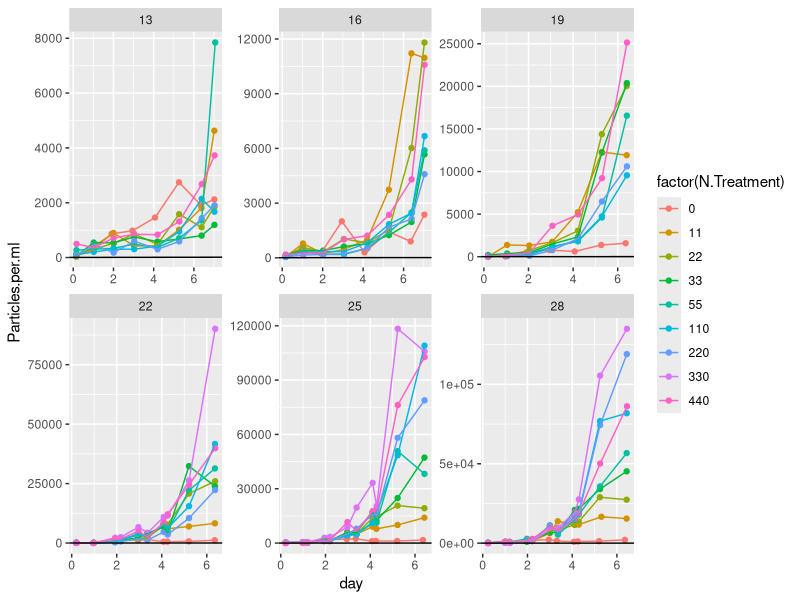
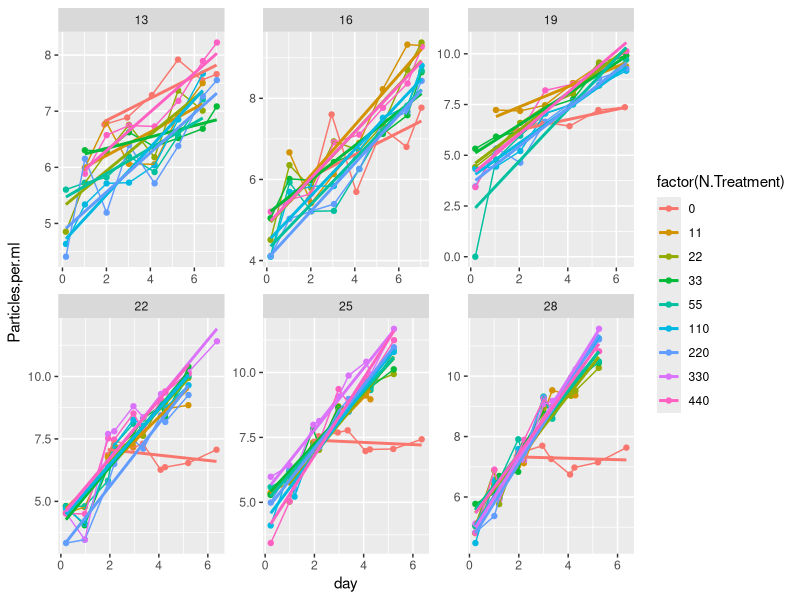
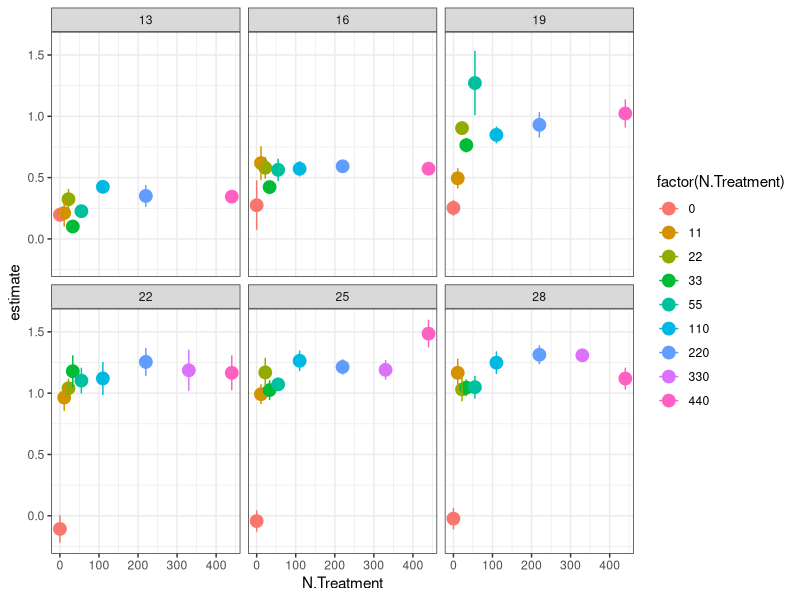

Here is the R script that generated these plots, in order: (Note: this script raises an error after producing the figures.)
library(tidyverse)
library(broom)
library(minpack.lm)
library(purrr)
library(stringr)

AC <- read_csv("data/monod_data/AC_15_08_17.csv")

#take raw data, add actual N concentrations
ACN<- AC %>% 	
  mutate(day = Hours.since.Innoc/24) %>% 
  mutate(N.Treatment = str_replace(N.Treatment, "1", "11")) %>%
  mutate(N.Treatment = str_replace(N.Treatment, "2", "22")) %>% 
  mutate(N.Treatment = str_replace(N.Treatment, "3", "33")) %>%
  mutate(N.Treatment = str_replace(N.Treatment, "4", "55")) %>%
  mutate(N.Treatment = str_replace(N.Treatment, "5", "110")) %>%
  mutate(N.Treatment = str_replace(N.Treatment, "6", "220")) %>%
  mutate(N.Treatment = str_replace(N.Treatment, "7", "330")) %>%
  mutate(N.Treatment = str_replace(N.Treatment, "8", "440")) %>%  
  mutate(N.Treatment = str_replace(N.Treatment, "1105", "55")) %>% 
  mutate(N.Treatment = as.numeric(N.Treatment))

#plot raw data 
ACN %>% 
  mutate(day = Hours.since.Innoc/24) %>% 
  #filter(Temperature==22 ) %>% 
  ggplot(data = ., aes(x = day, y = Particles.per.ml, color = factor(N.Treatment))) + geom_point() +
  facet_wrap( ~ Temperature, scales = "free") + geom_line() + geom_abline(slope = 1, intercept = 5)


#filter out data where K seems to have been reaACed beyond the variability expected by noise (quite arbitrary)
ACfiltered<- AC %>% 
  mutate(day = Hours.since.Innoc/24) %>% 
  filter(  Temperature == 13 & N.Treatment == 8 & day<8 & day>0.5|
           Temperature == 13 & N.Treatment == 7 & day<7|
           Temperature == 13 & N.Treatment == 6 & day<8| 
           Temperature == 13 & N.Treatment == 5 & day<7|
           Temperature == 13 & N.Treatment == 4 & day<7|
           Temperature == 13 & N.Treatment == 3 & day<8 & day>0.5|
           Temperature == 13 & N.Treatment == 2 & day<7|
           Temperature == 13 & N.Treatment == 1 & day<7 & day>0.5|
           Temperature == 13 & N.Treatment == 0 & day>1.5|
           Temperature == 16 & N.Treatment == 8 & day<8|
           Temperature == 16 & N.Treatment == 7 & day<8|
           Temperature == 16 & N.Treatment == 6 & day<8| 
           Temperature == 16 & N.Treatment == 5 & day<8|
           Temperature == 16 & N.Treatment == 4 & day<8|
           Temperature == 16 & N.Treatment == 3 & day<8|
           Temperature == 16 & N.Treatment == 2 & day<8|
           Temperature == 16 & N.Treatment == 1 & day<8 & day>0.5|
           Temperature == 16 & N.Treatment == 0 & day>1.5|
           Temperature == 19 & N.Treatment == 8 & day<8|
           Temperature == 19 & N.Treatment == 7 & day<8|
           Temperature == 19 & N.Treatment == 6 & day<8| 
           Temperature == 19 & N.Treatment == 5 & day<8|
           Temperature == 19 & N.Treatment == 4 & day<8|
           Temperature == 19 & N.Treatment == 3 & day<8 |
           Temperature == 19 & N.Treatment == 2 & day<8 |
           Temperature == 19 & N.Treatment == 1 & day<8 & day>0.5|
           Temperature == 19 & N.Treatment == 0 & day>1.5 |
           Temperature == 22 & N.Treatment == 8 & day<6 |
           Temperature == 22 & N.Treatment == 7 & day<8 |
           Temperature == 22 & N.Treatment == 6 & day<6 | 
           Temperature == 22 & N.Treatment == 5 & day<6 |
           Temperature == 22 & N.Treatment == 4 & day<5.5 |
           Temperature == 22 & N.Treatment == 3 & day<5.5 |
           Temperature == 22 & N.Treatment == 2 & day<5.5 & day>1.5|
           Temperature == 22 & N.Treatment == 1 & day<5.5 |
           Temperature == 22 & N.Treatment == 0 & day>1.5|
           Temperature == 25 & N.Treatment == 8 & day<6 |
           Temperature == 25 & N.Treatment == 7 & day<6 |
           Temperature == 25 & N.Treatment == 6 & day<6 | 
           Temperature == 25 & N.Treatment == 5 & day<6 |
           Temperature == 25 & N.Treatment == 4 & day<6 |
           Temperature == 25 & N.Treatment == 3 & day<6 |
           Temperature == 25 & N.Treatment == 2 & day<6 & day>0.5|
           Temperature == 25 & N.Treatment == 1 & day<4.5 |
           Temperature == 25 & N.Treatment == 0 & day>1.5|
           Temperature == 28 & N.Treatment == 8 & day<6 |
           Temperature == 28 & N.Treatment == 7 & day<6 |
           Temperature == 28 & N.Treatment == 6 & day<6 | 
           Temperature == 28 & N.Treatment == 5 & day<6 |
           Temperature == 28 & N.Treatment == 4 & day<6 |
           Temperature == 28 & N.Treatment == 3 & day<6 |
           Temperature == 28 & N.Treatment == 2 & day<6 |
           Temperature == 28 & N.Treatment == 1 & day<4.5 |
           Temperature == 28 & N.Treatment == 0 & day>1.5)


#take filtered data, add actual N concentrations, plot monod curves
ACfilteredN<- ACfiltered %>% 	
  mutate(N.Treatment = str_replace(N.Treatment, "1", "11")) %>%
  mutate(N.Treatment = str_replace(N.Treatment, "2", "22")) %>% 
  mutate(N.Treatment = str_replace(N.Treatment, "3", "33")) %>%
  mutate(N.Treatment = str_replace(N.Treatment, "4", "55")) %>%
  mutate(N.Treatment = str_replace(N.Treatment, "5", "110")) %>%
  mutate(N.Treatment = str_replace(N.Treatment, "6", "220")) %>%
  mutate(N.Treatment = str_replace(N.Treatment, "7", "330")) %>%
  mutate(N.Treatment = str_replace(N.Treatment, "8", "440")) %>%  
  mutate(N.Treatment = str_replace(N.Treatment, "1105", "55")) %>% 
  mutate(N.Treatment = as.numeric(N.Treatment))

#plot filtered data - linear model fits...
ACfilteredN %>% 
  #filter(day>0.5) %>% 
  mutate(Particles.per.ml = log(Particles.per.ml + 1)) %>% 
  ggplot(data = ., aes(x = day, y = Particles.per.ml, color = factor(N.Treatment))) + geom_point() +
  facet_wrap( ~ Temperature, scales = "free") + geom_line() + 
  geom_smooth(method=lm, se=FALSE) 


linear_r<-ACfilteredN %>% 
  mutate(Particles.per.ml = log(Particles.per.ml+1)) %>% 
  #filter(day>0.5) %>% 
  group_by(N.Treatment, Temperature) %>% 
  do(tidy(lm(Particles.per.ml ~ day, data=.))) 


#plot monod curves with error
linear_r %>% 
  filter(term=="day") %>% 
  ggplot(aes(x = N.Treatment, y = estimate, color = factor(N.Treatment))) + geom_point(size = 4) +
  theme_bw() + facet_wrap( ~ Temperature) + 
  geom_errorbar(aes(ymin=estimate-std.error, ymax=estimate+std.error), width=.2)

write_csv(linear_r, "data-processed/AC_r_lm.csv")
ggsave("figures/AC_monod_curves.png")

#plot linear fit over raw data
linear_r_aug<- ACfilteredN %>% 
  mutate(Particles.per.ml = log(Particles.per.ml+1)) %>% 
  #filter(day>0.5) %>% 
  group_by(N.Treatment, Temperature) %>% 
  do(augment(lm(Particles.per.ml ~ day, data=.))) 

ACN %>% 
  mutate(Particles.per.ml = log(Particles.per.ml+1)) %>% 
  #filter(N.Treatment==440) %>% 
  ggplot(data = ., aes(x = day, y = Particles.per.ml, color = factor(N.Treatment))) + 
  geom_point() +
  facet_wrap( ~ Temperature, scales = "free") + geom_line() + 
  #geom_line(data=subset(linear_r_aug, linear_r_aug$N.Treatment==440), aes(x=day, y=.fitted, colour=factor(N.Treatment)))
  geom_line(data=linear_r_aug, aes(x=day, y=.fitted, colour=factor(N.Treatment)))

ggsave("figures/AC_linear_R_fits.png")

#fitting monod curve -------
AC_r_lm<-read_csv("data-processed/AC_r_lm.csv") #read in the data

AC_ks_umax<-AC_r_lm %>%
  filter(N.Treatment!=0) %>%
  filter(term=="day") %>% 
  group_by(Temperature) %>% 
  mutate(r_estimate=estimate) %>% 
  do(tidy(nls(r_estimate ~ umax* (N.Treatment / (ks+ N.Treatment)),
              data= .,  start=list(ks = 0.001, umax = 0.01), algorithm="port", lower=list(c=0, d=0),
              control = nls.control(maxiter=100, minFactor=1/204800000))))
write_csv(AC_ks_umax, "data-processed/AC_ks_umax.csv")

AC_ks_umax_fitted<-AC_r_lm %>%
  filter(N.Treatment!=0) %>%
  filter(term=="day") %>% 
  group_by(Temperature) %>% 
  mutate(r_estimate=estimate) %>% 
  do(augment(nls(r_estimate ~ umax* (N.Treatment / (ks+ N.Treatment)),
                 data= .,  start=list(ks = 0.001, umax = 0.01), algorithm="port", lower=list(c=0, d=0),
                 control = nls.control(maxiter=100, minFactor=1/204800000))))

#plot monod curves with fitted line
linear_r %>% 
  filter(term=="day") %>% 
  filter(N.Treatment!=0) %>%
  ggplot(aes(x = N.Treatment, y = estimate, color = factor(N.Treatment))) + geom_point(size = 4) +
  theme_bw() + facet_wrap( ~ Temperature) + 
  geom_errorbar(aes(ymin=estimate-std.error, ymax=estimate+std.error), width=.2) + 
  geom_line(data=AC_ks_umax_fitted, aes(x=N.Treatment, y=.fitted), color=1) 


#stat_function(fun = function(x) test$umax[3]*(x / (test$ks[3]+ x)))
#joey please help me draw line from a dataframe that parse out over plots by temperature

AC_ks_umax %>%
  filter(term=="umax") %>%
  ggplot(aes(x = Temperature, y = estimate)) + geom_point(size = 2) +
  geom_errorbar(aes(ymin=estimate-std.error, ymax=estimate+std.error), width=.2)

AC_ks_umax %>%
  filter(term=="ks") %>%
  ggplot(aes(x = Temperature, y = estimate)) + geom_point(size = 4) +
  geom_errorbar(aes(ymin=estimate-std.error, ymax=estimate+std.error), width=.2)


# plot R-star ------------
#R* = mKs / umax - m
#
#set m at 0.1
AC_umax<- AC_ks_umax %>%
  filter(term=="umax") 
AC_ks<- AC_ks_umax %>%
  filter(term=="ks") 
m<-rep(0.1, 6)
AC_umax$rstar<-m * AC_ks$estimate / (AC_umax$estimate - m)
AC_umax %>%
  ggplot(aes(x = Temperature, y = rstar)) + geom_point(size = 4) 

#next redo this by pulling 1000 iterations from umax and k estimates with norm dist with se
#write a function to draw random numbers with a boundary of 0:
rtnorm <- function(n, mean, sd, a = -Inf, b = Inf){
  qnorm(runif(n, pnorm(a, mean, sd), pnorm(b, mean, sd)), mean, sd)
}

AC_rstar_norm_summ<-data.frame(median=1:6, lci=1:6, uci=1:6, Temperature=AC_ks$Temperature)
for(i in 1:length(TT_umax$estimate)){
  rstar_norm<-(rtnorm(n=100, mean=AC_ks$estimate[i], sd=AC_ks$std.error[i], a=0, b=Inf)*m)/
    (rnorm(100, mean=AC_umax$estimate[i], sd=AC_umax$std.error[i])-m)
  AC_rstar_norm_summ[i,c(1:3)]<-quantile(rstar_norm, c(0.5, 0.05, 0.95))
}
write_csv(AC_rstar_norm_summ, "data-processed/AC_rstar.csv")

with(AC_rstar_norm_summ, plot(median~Temperature, ylim=c(0, max(uci)*1.2), ylab="R star, uM", las=1))
with(AC_rstar_norm_summ, segments(Temperature, lci, 
                                  Temperature, uci))
#

#
#
#
#
#
# previous coding working in non-logged data, fitting exponential curve

ACfilteredN %>% 
  group_by(Temperature, N.Treatment) %>% 
  do(tidy(nls(Particles.per.ml ~ 75 * (1+a)^(Hours.since.Innoc),
              data= .,  start=list(a=0.01),
              control = nls.control(maxiter=100, minFactor=1/204800000)))) %>% 
  ungroup() %>% 
  ggplot(aes(x = N.Treatment, y = estimate, color = factor(N.Treatment))) + geom_point(size = 4) +
  geom_line() + theme_bw() + facet_wrap( ~ Temperature) + 
  geom_errorbar(aes(ymin=estimate-std.error, ymax=estimate+std.error), width=.1) 
ggsave("figures/AC_monod_curves.png")

AC_r <- ACfilteredN %>% 
  group_by(Temperature, N.Treatment) %>% 
  do(tidy(nls(Particles.per.ml ~ 75 * (1+a)^(Hours.since.Innoc),
              data= .,  start=list(a=0.01),
              control = nls.control(maxiter=100, minFactor=1/204800000)))) 

write_ACv(AC_r, "data-processed/fitted_r_AC_from_2015.ACv")


ACfilteredN %>% 
  group_by(Temperature, N.Treatment) %>% 
  do(tidy(nls(Particles.per.ml ~ 75 * (1+a)^(Hours.since.Innoc),
              data= .,  start=list(a=0.01),
              control = nls.control(maxiter=100, minFactor=1/204800000)))) %>% 
  ggplot(aes(x = Temperature, y = estimate, color = factor(Temperature))) + geom_point(size = 1) +
  geom_line() + theme_bw() + facet_wrap( ~ N.Treatment) + 
  geom_errorbar(aes(ymin=estimate-std.error, ymax=estimate+std.error), width=.1) 
ggsave("figures/AC_TPC_by_nitrate_curves.png")



#set up the bootstrapping
for (j in c(13, 16, 19, 22, 25, 28)){
  for (k in c(0, 11, 22, 33, 55, 110, 220, 440)){
    test<-subset(ACfilteredN, ACfilteredN$Temperature==j & ACfilteredN$N.Treatment==k)
    boot_r<-1:100
    for(i in 1:100){
      mod<-sample_n(test, length(test$day)-1) %>% #take a sample of 1 - total # of days
        do(tidy(nls(Particles.per.ml ~ 75 * (1+a)^(Hours.since.Innoc),
                    data= .,  start=list(a=0.01),
                    control = nls.control(maxiter=100, minFactor=1/204800000))))
      boot_r[i]<-mod$estimate
      name<-data.frame(a=boot_r, Temperature=test$Temperature[1], N.Treatment=test$N.Treatment[1], run=1:100)
      assign(paste("ACboot_r_unique", test$Temperature[1], test$N.Treatment[1], sep ="_"), name)
    }
  }
}

# bind all of the objects that start with boot_r_unique_!
AC_unique_boots<-do.call("rbind", mget(ls(pattern="ACboot_r_unique")))
dim(AC_unique_boots)

#plot the bootstrapped data - monod
AC_unique_boots %>% 
  group_by(Temperature, N.Treatment) %>% 
  ggplot(aes(x = N.Treatment, y = a, color = factor(N.Treatment))) + geom_point(size = 2) +
  geom_line() + theme_bw() + facet_wrap( ~ Temperature) + 
  stat_summary(mapping = aes(x = N.Treatment, y = a),
               fun.ymin = function(z) { quantile(z,0.05) },
               fun.ymax = function(z) { quantile(z,0.95) },
               fun.y = median, pch=1, size = 0.5, colour="black")
ggsave("figures/AC_monod_bootstrap.png")

#fit monod curve to each bootstrap
AC_ks_umax_boot<-AC_unique_boots %>%
  filter(N.Treatment!=0) %>%
  group_by(Temperature, run) %>% 
  mutate(r_estimate=a) %>% 
  do(tidy(nls(r_estimate ~ umax* (N.Treatment / (ks+ N.Treatment)),
              data= .,  start=list(ks = 1, umax = 1), algorithm="port", lower=list(c=0, d=0),
              control = nls.control(maxiter=500, minFactor=1/204800000))))
write_csv(AC_ks_umax_boot, "data-processed/AC_ks_umax_boot.csv")


#plot monod curves with fitted line
AC_ks_umax_fitted<-AC_unique_boots %>%
  filter(N.Treatment!=0) %>%
  group_by(Temperature, run) %>% 
  mutate(r_estimate=a) %>% 
  do(augment(nls(r_estimate ~ umax* (N.Treatment / (ks+ N.Treatment)),
                 data= .,  start=list(ks = 1, umax = 1), algorithm="port", lower=list(c=0, d=0),
                 control = nls.control(maxiter=100, minFactor=1/204800000))))

AC_unique_boots %>% 
  group_by(Temperature) %>% 
  filter(N.Treatment!=0) %>%
  ggplot(aes(x = N.Treatment, y = a, color = factor(N.Treatment))) + geom_point(size = 2) +
  theme_bw() + facet_wrap( ~ Temperature) + 
  geom_line(data=AC_ks_umax_fitted, aes(x=N.Treatment, y=.fitted, color=as.factor(run))) 
ggsave("figures/AC_monod_fitted_bootstrapped.png")
#Joey - can you help make this nice?

#get range of ks and umax for each temp
AC_summ_ks_umax<-AC_ks_umax_boot %>%
  #filter(term=="ks") %>% 
  group_by(Temperature, term) %>% 
  summarize(., mn=median(estimate), uci=quantile(estimate, 0.95), lci=quantile(estimate, 0.05))

AC_summ_ks_umax %>%
  ggplot(aes(x = Temperature, y = mn)) + geom_point(size = 2) +
  facet_wrap( ~ term, scales = "free") +
  geom_errorbar(aes(ymin=lci, ymax=uci), width=.2)
ggsave("figures/AC_ks_umax_boot.png")
